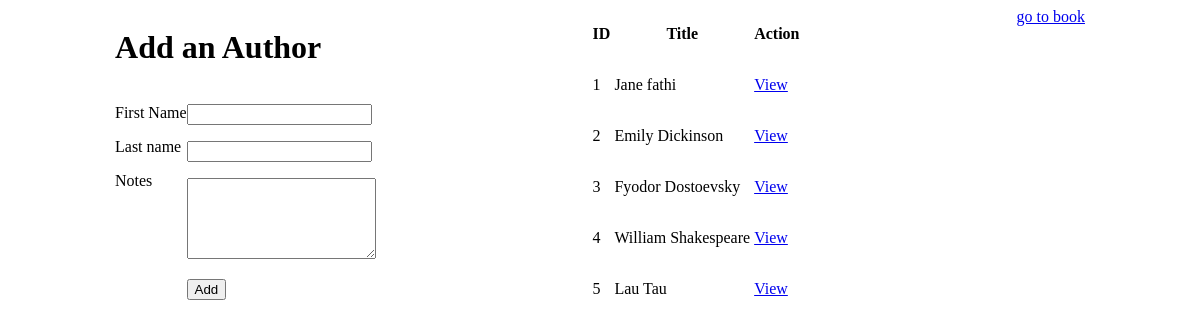
Page /authors on the earlier database version.
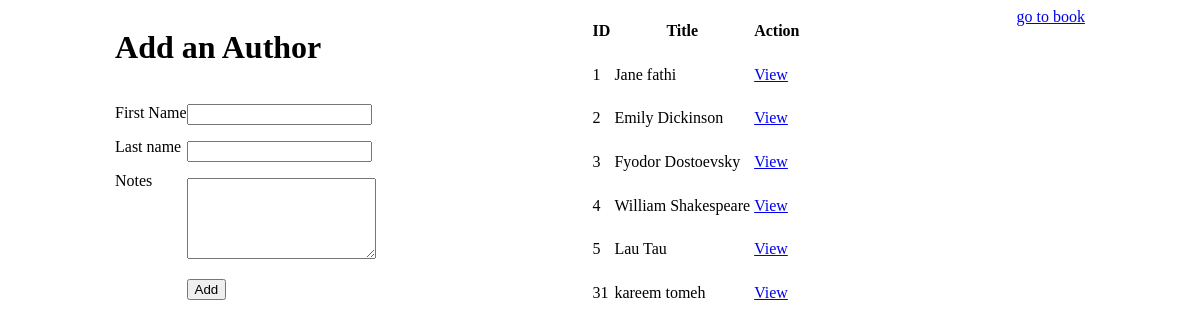
Same page on the later database version.
### app_one/models.py (models this page shows)
class Author(models.Model):
	first_name = models.CharField(max_length=45)
	last_name = models.CharField(max_length=45)
	notes = models.TextField(max_length=45)
	books = models.ManyToManyField(Book, related_name ="authors")
	created_at = models.DateTimeField(auto_now_add=True)
	updated_at = models.DateTimeField(auto_now=True)

### app_one/views.py (the view)
# urls.py: path('authors', views.author),
def author(request):
    context = {
        "all_the_authors": Author.objects.all(),
    }
    return render(request, 'author.html', context)

### app_one/templates/author.html (shortened to what this page needs)
<!DOCTYPE html>
<html lang="en">
<head>
</head>
<body>
    <main>
        <div>
            <h1>Add an Author</h1>
            <section>
                <div>
                    <p>First Name</p>
                    <p>Last name</p>
                    <p>Notes</p>
                </div>
                <div>
                    <form action="/createAuthor" method="post">
                        <p><input type="text" name="fname"></p>
                        <p><input type="text" name="lname"></p>
                        <p><textarea name="notes" cols="21" rows="5"></textarea></p>
                        <p><input type="submit" value="Add"></p>
                    </form>
                </div>
            </section>
        </div>
        <table>
            <tr>
                <th>ID</th>
                <th>Title</th>
                <th>Action</th>
            </tr>
            {% for Author in all_the_authors %}
            <tr>
                <td>{{Author.id}}</td>
                <td>{{Author.first_name}} {{Author.last_name}}</td>
                <td><a href="/showAuthor/{{Author.id}}">View</a></td>
            </tr>
            {% endfor %}
        </table>
        <a href="/">go to book</a>
    </main>
</body>
</html>

### app_one/templates/author.html (style rules this page uses)
main { display: flex; justify-content: space-around; }
section { display: flex; }

Differences in the rows shown:
added Author: id "31", first_name "kareem", last_name "tomeh"
